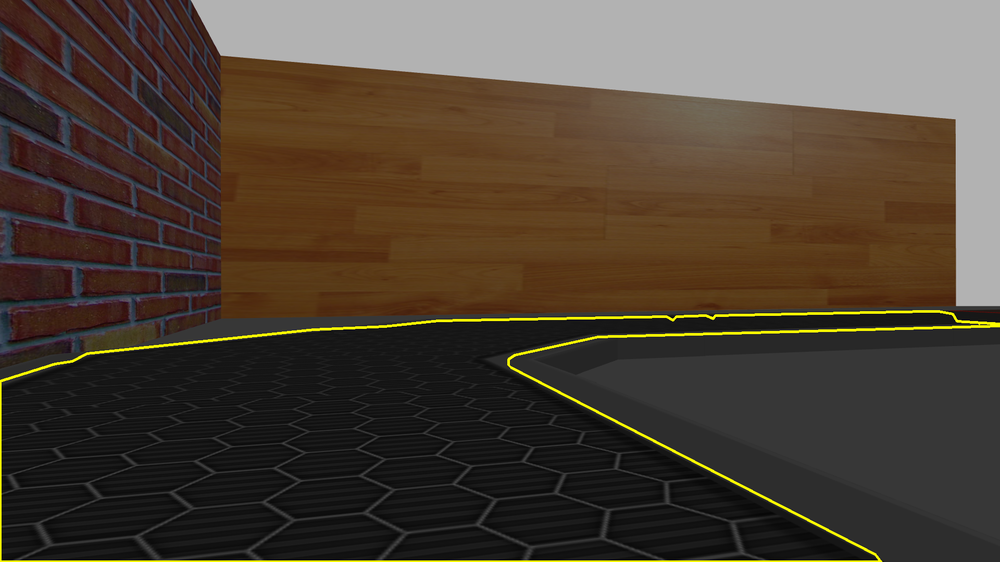
//> input picture myrobot_vision/images/lines.png, 1000 x 562 px, shrunk from 1920 x 1080 before the run
$ ./cv_lines   (built with g++ and OpenCV 4)
//> lines starting //> are read from the running program, lines starting //| are printed output that depends on the picture
//
// Created by melodic on 03/06/2020.
//

#include "opencv2/highgui/highgui.hpp"
#include "opencv2/imgproc/imgproc.hpp"

#include <iostream>

using namespace cv;
using namespace std;

void help()
{
    cout << "\nThis program demonstrates line finding with the Hough transform.\n"
            "Usage:\n"
            "./houghlines <image_name>, Default is pic1.jpg\n" << endl;
}

int main(int argc, char** argv)
{
    const char* filename = argc >= 2 ? argv[1] : "/home/melodic/catkin_ws/src/myrobot/myrobot_vision/images/lines.png";

    Mat src = imread(filename, 0);
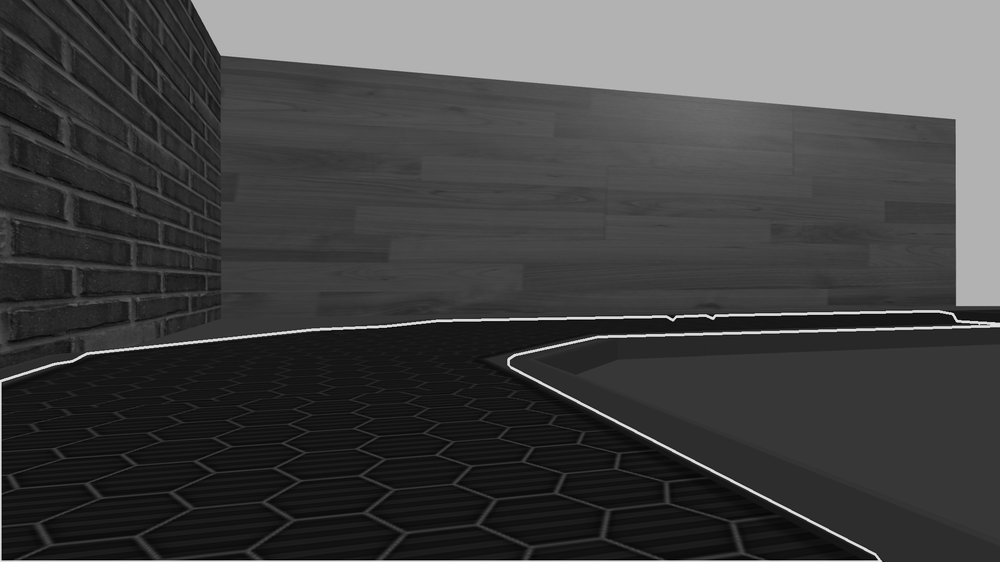
//> src: 562 rows x 1000 cols, CV_8UC1; min 1, max 226, mean 67.3
    if(src.empty())
    {
        help();
        cout << "can not open " << filename << endl;
        return -1;
    }

    Mat dst, cdst;
    Canny(src, dst, 50, 200, 3);
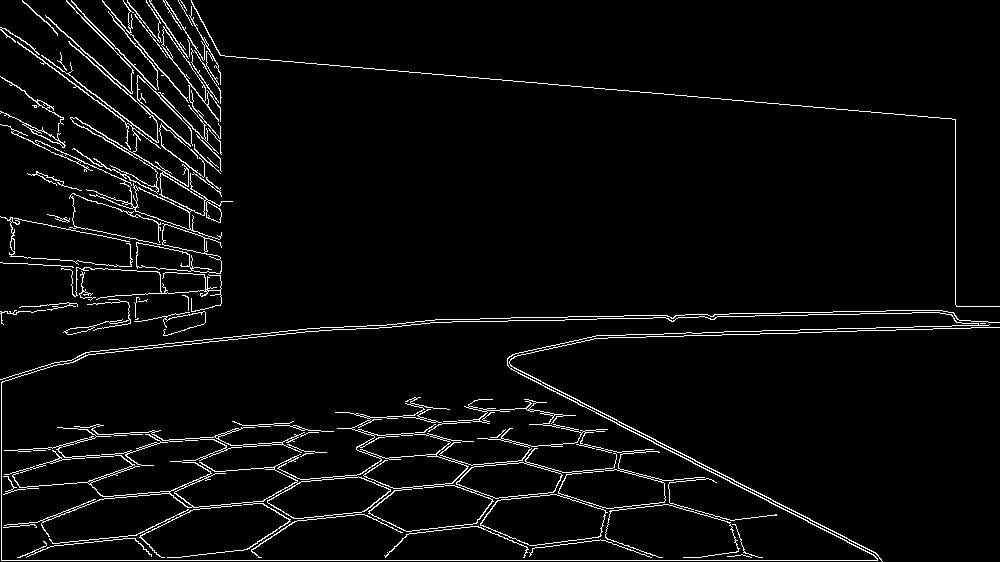
//> dst: 562 rows x 1000 cols, CV_8UC1; 4% white in thin lines or dots
    cvtColor(dst, cdst, cv::COLOR_GRAY2BGR);
//> cdst: 562 rows x 1000 cols, CV_8UC3; 4% white in thin lines or dots

#if 0
    vector<Vec2f> lines;
  HoughLines(dst, lines, 1, CV_PI/180, 100, 0, 0 );

  for( size_t i = 0; i < lines.size(); i++ )
  {
     float rho = lines[i][0], theta = lines[i][1];
     Point pt1, pt2;
     double a = cos(theta), b = sin(theta);
     double x0 = a*rho, y0 = b*rho;
     pt1.x = cvRound(x0 + 1000*(-b));
     pt1.y = cvRound(y0 + 1000*(a));
     pt2.x = cvRound(x0 - 1000*(-b));
     pt2.y = cvRound(y0 - 1000*(a));
     line( cdst, pt1, pt2, Scalar(0,0,255), 3, CV_AA);
  }
#else
    vector<Vec4i> lines;
    HoughLinesP(dst, lines, 1, CV_PI/180, 50, 50, 10 );
//> lines = 93 lines (x1, y1, x2, y2), first 8: [1, 560, 881, 560], [565, 319, 807, 315], [180, 51, 955, 119], [511, 369, 879, 557], [75, 80, 220, 190], [480, 318, 675, 315], [507, 364, 770, 498], [543, 383, 876, 553]
    for( size_t i = 0; i < lines.size(); i++ )
    {
        Vec4i l = lines[i];
        line( cdst, Point(l[0], l[1]), Point(l[2], l[3]), Scalar(0,0,255), 3, cv::LINE_AA);
    }
//> this loop made 93 passes
//> l on passes 1 to 12: [1, 560, 881, 560], [565, 319, 807, 315], [180, 51, 955, 119], [511, 369, 879, 557], [75, 80, 220, 190], [480, 318, 675, 315], [507, 364, 770, 498], [543, 383, 876, 553], [83, 353, 330, 327], [1, 559, 1, 379], [75, 117, 175, 179], [467, 467, 529, 462]
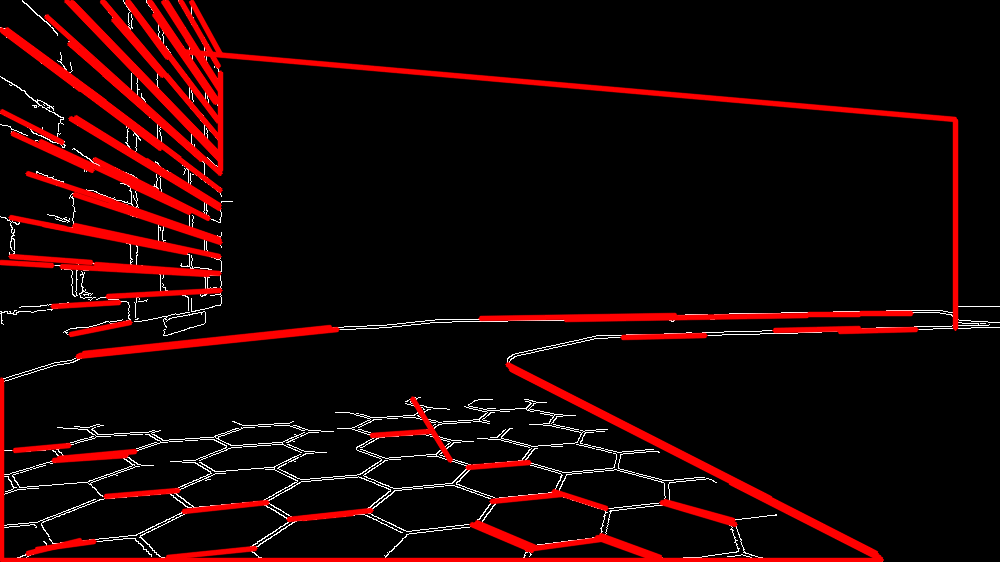
//> cdst: 562 rows x 1000 cols, CV_8UC3; mean B, G, R 4.5, 4.5, 26.1
#endif
    imshow("source", src);
    imshow("detected lines", cdst);

    waitKey();

    return 0;
}
